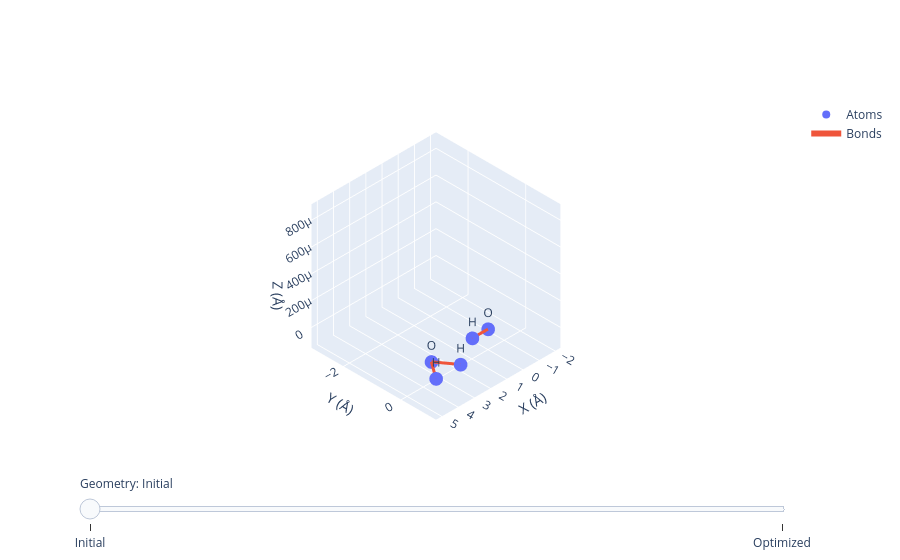

Write notebook code for a chart like this one.
### Code cell
# Save to pick up later by ChimeraX
optimization_file = "optimization.xyz"
# Hh.savexyz(optimization_file, x0_xyz, Hh.water_from_xyz(Hh.lj_energy), mol, result)
Hh.savexyz(optimization_file, x0_xyz, Hh.water_from_xyz, mol, result)

# Display right now
u = mda.Universe(optimization_file, format="XYZ")
print("Number of frames:", len(u.trajectory))
Hh.visualize_H2O_hydroxide(u)

### Figure 1 — Plotly figure (JSON) as saved in the notebook; plotly's stock layout.template omitted (floating-point values rounded to 4 significant figures)
{"data": [{"marker": {"size": 8}, "mode": "markers+text", "name": "Atoms", "text": ["O", "H", "O", "H", "H"], "type": "scatter3d", "x": [0.0, 0.97, 3.5, 4.257, 2.743], "y": [0.0, 0.0, 0.0, 0.586, 0.586], "z": [0.0, 0.0, 0.0, 0.0, 0.0]}, {"line": {"width": 6}, "mode": "lines", "name": "Bonds", "type": "scatter3d", "x": [0, 0.97, null, 3.5, 4.257, null, 3.5, 2.743, null], "y": [0, 0, null, 0, 0.586, null, 0, 0.586, null], "z": [0, 0, null, 0, 0, null, 0, 0, null]}], "layout": {"scene": {"aspectmode": "cube", "camera": {"projection": {"type": "orthographic"}}, "xaxis": {"range": [-2.333, 5.355], "title": {"text": "X (Å)"}}, "yaxis": {"range": [-3.111, 1.202], "title": {"text": "Y (Å)"}}, "zaxis": {"range": [-0.0001532, 0.0009192], "title": {"text": "Z (Å)"}}}, "sliders": [{"active": 0, "currentvalue": {"prefix": "Geometry: "}, "steps": [{"args": [["0"], {"frame": {"duration": 0, "redraw": true}, "mode": "immediate", "transition": {"duration": 0}}], "label": "Initial", "method": "animate"}, {"args": [["1"], {"frame": {"duration": 0, "redraw": true}, "mode": "immediate", "transition": {"duration": 0}}], "label": "Optimized", "method": "animate"}]}]}}
